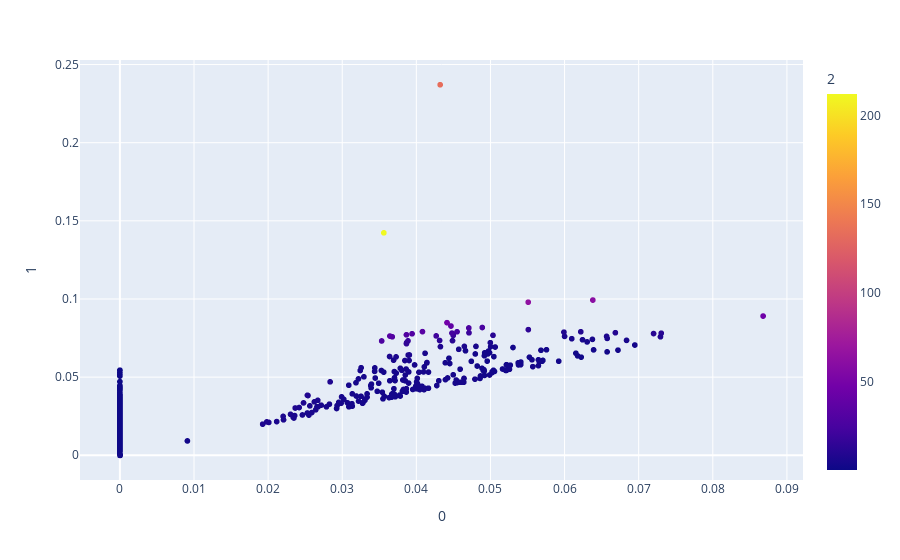

Notebook code cell kept with this figure:
### Code cell
fig = px.scatter(df, x=0, y=1, color=2)
fig.show()

### Figure 1 — Plotly figure (JSON) as saved in the notebook; plotly's stock layout.template omitted (floating-point values rounded to 4 significant figures; data arrays with more than 128 entries replaced by an {"elided": "..."} marker saying what was removed)
{"data": [{"hovertemplate": "0=%{x}<br>1=%{y}<br>2=%{marker.color}<extra></extra>", "legendgroup": "", "marker": {"color": {"elided": "1316 float values"}, "coloraxis": "coloraxis", "symbol": "circle"}, "mode": "markers", "name": "", "showlegend": false, "type": "scattergl", "x": {"elided": "1316 float values"}, "xaxis": "x", "y": {"elided": "1316 float values"}, "yaxis": "y"}], "layout": {"coloraxis": {"colorbar": {"title": {"text": "2"}}, "colorscale": [[0, "#0d0887"], [0.1111, "#46039f"], [0.2222, "#7201a8"], [0.3333, "#9c179e"], [0.4444, "#bd3786"], [0.5556, "#d8576b"], [0.6667, "#ed7953"], [0.7778, "#fb9f3a"], [0.8889, "#fdca26"], [1, "#f0f921"]]}, "legend": {"tracegroupgap": 0}, "margin": {"t": 60}, "xaxis": {"anchor": "y", "domain": [0, 1], "title": {"text": "0"}}, "yaxis": {"anchor": "x", "domain": [0, 1], "title": {"text": "1"}}}}
